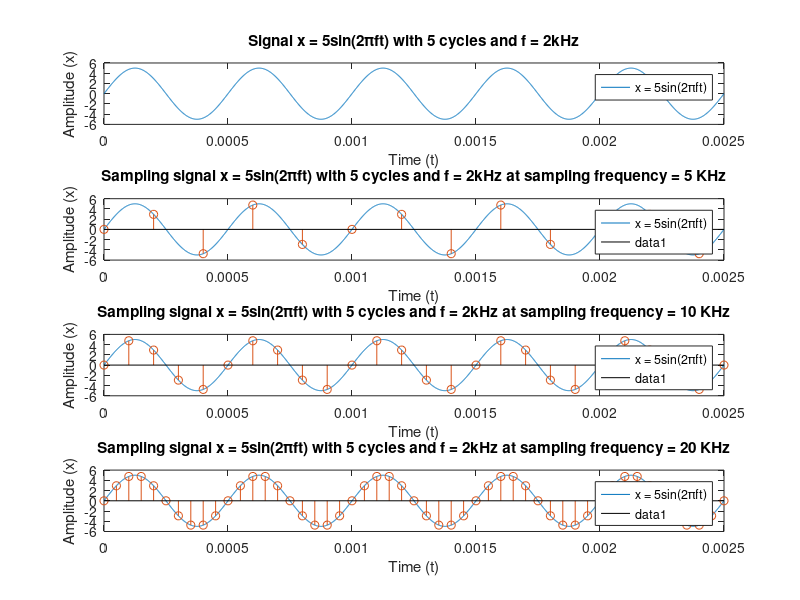
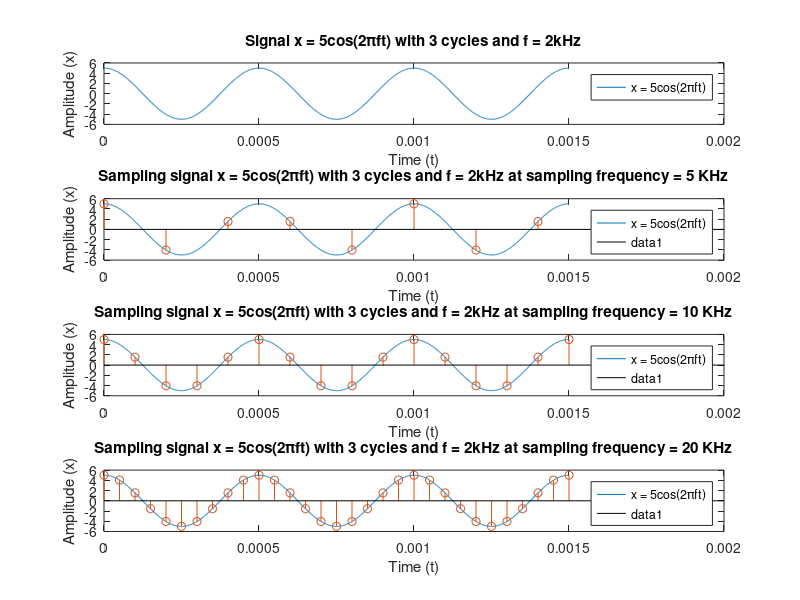

Write MATLAB code to recreate these figures, in order.
% Generate the signal x = 5sin(2 pi f t) with 5 cycles,
% where f = 2 kHz signal and sample the signal with
% frequency 5 KHz, 10 Khz, 20 KHz. (Title and label each figure)

cycles = 5
f = 2000 % Signal Frequency, 2KHz
T = 1 / f % Signal Time Period
t = 0 : 0.000001 : cycles * T
x = 5 * sin(2 * pi * f * t)

figure
subplot(4, 1, 1)
plot(t, x)
legend("x = 5sin(2πft)")
title("Signal x = 5sin(2πft) with 5 cycles and f = 2kHz")
xlabel("Time (t)")
ylabel("Amplitude (x)")

% Sampling with frequency 5 KHz
cycles = 5
f = 2000 % Signal Frequency, 2KHz
T = 1 / f % Signal Time Period
t = 0 : 0.000001 : cycles * T
x = 5 * sin(2 * pi * f * t)
sampling_frequency = 5000 % F_s = 5 KHz
sampling_time_period = 1 / sampling_frequency
sampling_time_vector = 0 : sampling_time_period : cycles * T
sample_amplitude = 5 * sin(2 * pi * f * sampling_time_vector)

subplot(4, 1, 2)
plot(t, x)
legend("x = 5sin(2πft)")
hold on;
stem(sampling_time_vector, sample_amplitude)
title("Sampling signal x = 5sin(2πft) with 5 cycles and f = 2kHz at sampling frequency = 5 KHz")
xlabel("Time (t)")
ylabel("Amplitude (x)")

% Sampling with frequency 10 KHz
cycles = 5
f = 2000 % Signal Frequency, 2KHz
T = 1 / f % Signal Time Period
t = 0 : 0.000001 : cycles * T
x = 5 * sin(2 * pi * f * t)
sampling_frequency = 10000 % F_s = 10 KHz
sampling_time_period = 1 / sampling_frequency
sampling_time_vector = 0 : sampling_time_period : cycles * T
sample_amplitude = 5 * sin(2 * pi * f * sampling_time_vector)

subplot(4, 1, 3)
plot(t, x)
legend("x = 5sin(2πft)")
hold on;
stem(sampling_time_vector, sample_amplitude)
title("Sampling signal x = 5sin(2πft) with 5 cycles and f = 2kHz at sampling frequency = 10 KHz")
xlabel("Time (t)")
ylabel("Amplitude (x)")

% Sampling with frequency 20 KHz
cycles = 5
f = 2000 % Signal Frequency, 2KHz
T = 1 / f % Signal Time Period
t = 0 : 0.000001 : cycles * T
x = 5 * sin(2 * pi * f * t)
sampling_frequency = 20000 % F_s = 20 KHz
sampling_time_period = 1 / sampling_frequency
sampling_time_vector = 0 : sampling_time_period : cycles * T
sample_amplitude = 5 * sin(2 * pi * f * sampling_time_vector)

subplot(4, 1, 4)
plot(t, x)
legend("x = 5sin(2πft)")
hold on;
stem(sampling_time_vector, sample_amplitude)
title("Sampling signal x = 5sin(2πft) with 5 cycles and f = 2kHz at sampling frequency = 20 KHz")
xlabel("Time (t)")
ylabel("Amplitude (x)")

% Generate the signal x = 5cos(2 pi f t) with 3 cycles,
% where f = 2 kHz signal and sample the signal with frequency
% 5 KHz, 10 Khz, 20 KHz. (Title and label each figure)

cycles = 3
f = 2000 % Signal Frequency, 2KHz
T = 1 / f % Signal Time Period
t = 0 : 0.000001 : cycles * T
x = 5 * cos(2 * pi * f * t)

figure
subplot(4, 1, 1)
plot(t, x)
legend("x = 5cos(2πft)")
title("Signal x = 5cos(2πft) with 3 cycles and f = 2kHz")
xlabel("Time (t)")
ylabel("Amplitude (x)")

% Sampling with frequency 5 KHz
cycles = 3
f = 2000 % Signal Frequency, 2KHz
T = 1 / f % Signal Time Period
t = 0 : 0.000001 : cycles * T
x = 5 * cos(2 * pi * f * t)
sampling_frequency = 5000 % F_s = 5 KHz
sampling_time_period = 1 / sampling_frequency
sampling_time_vector = 0 : sampling_time_period : cycles * T
sample_amplitude = 5 * cos(2 * pi * f * sampling_time_vector)

subplot(4, 1, 2)
plot(t, x)
legend("x = 5cos(2πft)")
hold on;
stem(sampling_time_vector, sample_amplitude)
title("Sampling signal x = 5cos(2πft) with 3 cycles and f = 2kHz at sampling frequency = 5 KHz")
xlabel("Time (t)")
ylabel("Amplitude (x)")

% Sampling with frequency 10 KHz
cycles = 3
f = 2000 % Signal Frequency, 2KHz
T = 1 / f % Signal Time Period
t = 0 : 0.000001 : cycles * T
x = 5 * cos(2 * pi * f * t)
sampling_frequency = 10000 % F_s = 10 KHz
sampling_time_period = 1 / sampling_frequency
sampling_time_vector = 0 : sampling_time_period : cycles * T
sample_amplitude = 5 * cos(2 * pi * f * sampling_time_vector)

subplot(4, 1, 3)
plot(t, x)
legend("x = 5cos(2πft)")
hold on;
stem(sampling_time_vector, sample_amplitude)
title("Sampling signal x = 5cos(2πft) with 3 cycles and f = 2kHz at sampling frequency = 10 KHz")
xlabel("Time (t)")
ylabel("Amplitude (x)")

% Sampling with frequency 20 KHz
cycles = 3
f = 2000 % Signal Frequency, 2KHz
T = 1 / f % Signal Time Period
t = 0 : 0.000001 : cycles * T
x = 5 * cos(2 * pi * f * t)
sampling_frequency = 20000 % F_s = 20 KHz
sampling_time_period = 1 / sampling_frequency
sampling_time_vector = 0 : sampling_time_period : cycles * T
sample_amplitude = 5 * cos(2 * pi * f * sampling_time_vector)

subplot(4, 1, 4)
plot(t, x)
legend("x = 5cos(2πft)")
hold on;
stem(sampling_time_vector, sample_amplitude)
title("Sampling signal x = 5cos(2πft) with 3 cycles and f = 2kHz at sampling frequency = 20 KHz")
xlabel("Time (t)")
ylabel("Amplitude (x)")
